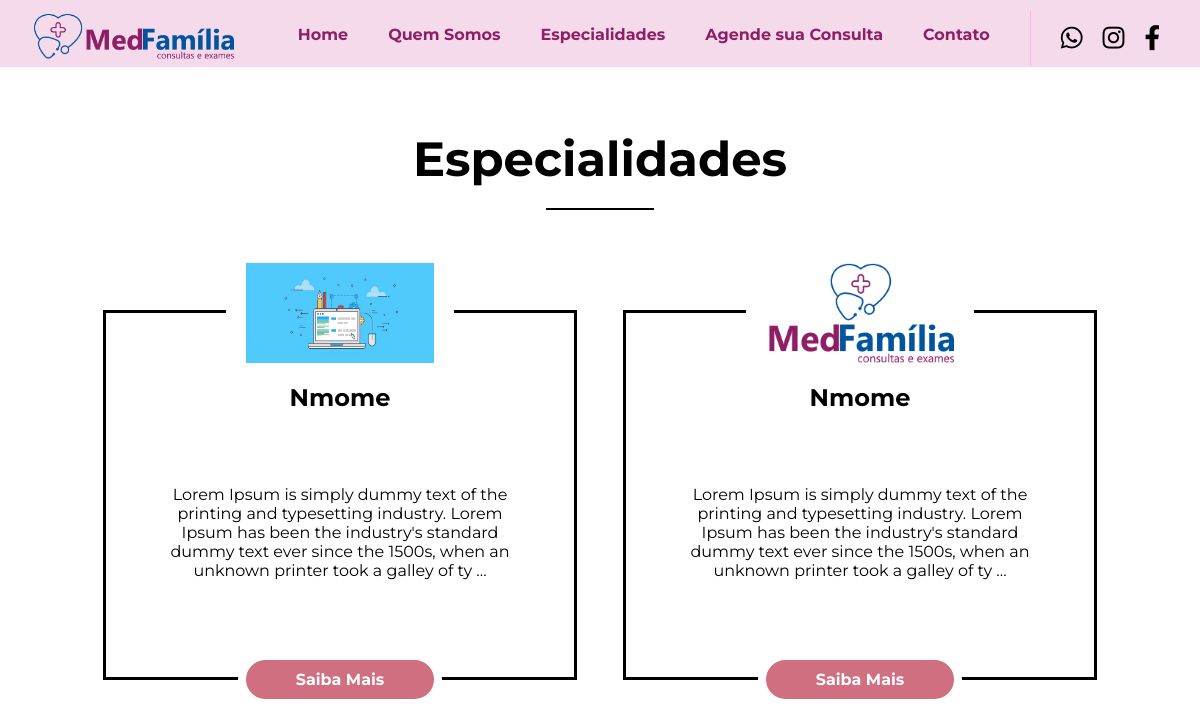
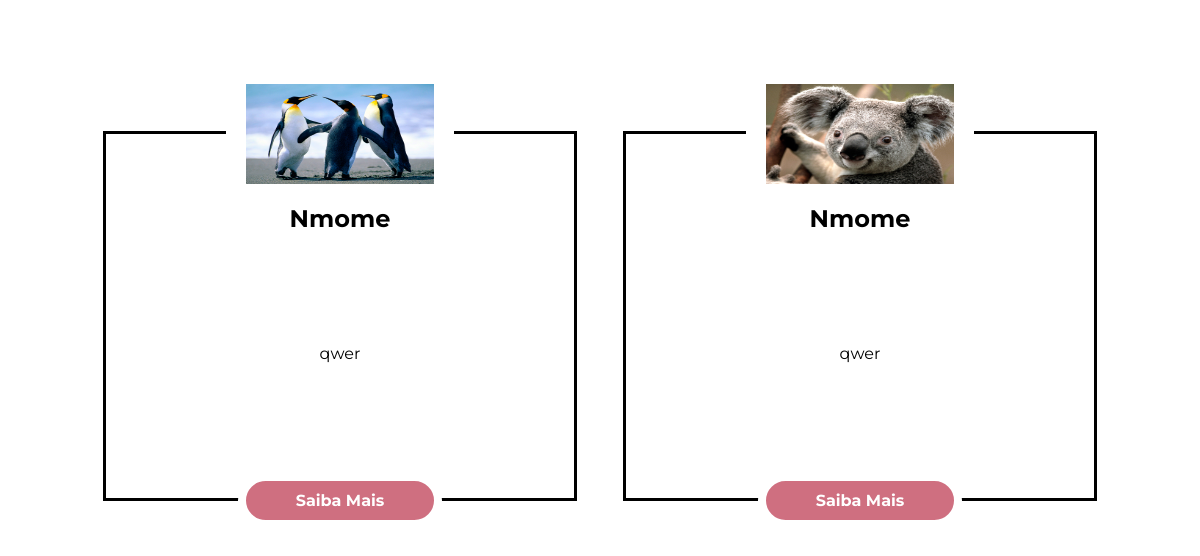
Before: /especialidades/ with the older database file (2 pictures, top to bottom).
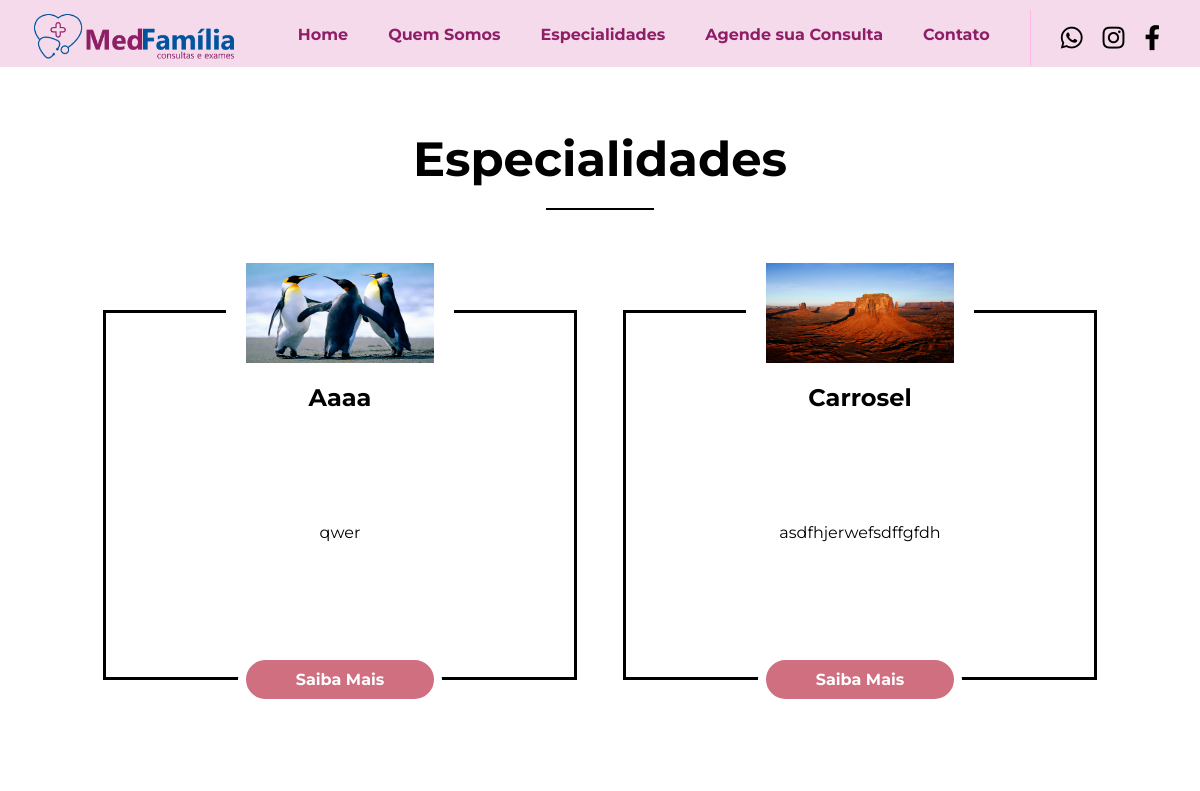
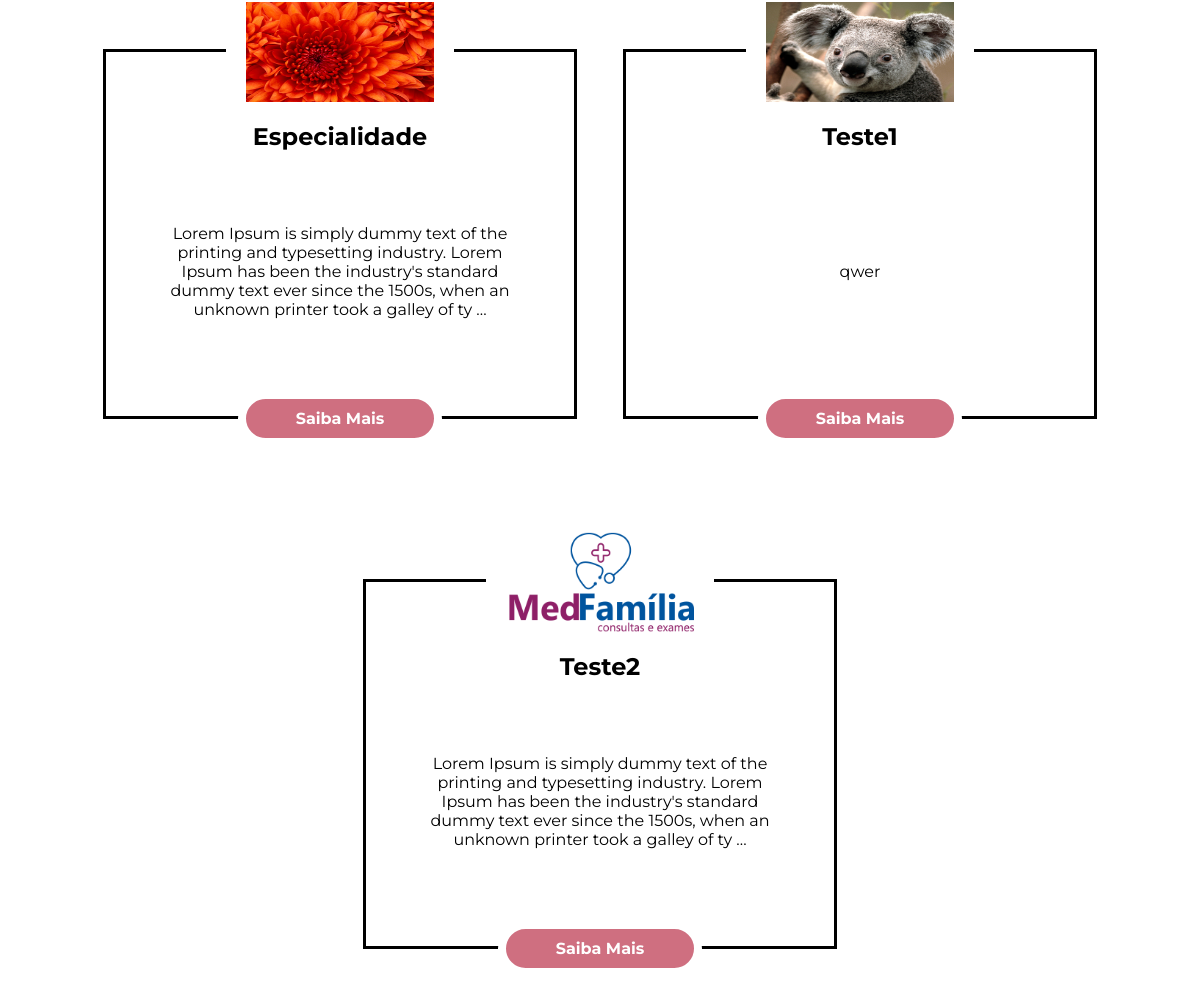
After: the same page with the newer database file (2 pictures, top to bottom).
### medfamilia/models.py (models this page shows, shortened)
class Especialidade (models.Model):
    nome = models.CharField(max_length=100, verbose_name='Nome')
    descricao = models.TextField(verbose_name='Descrição')
    imagem = models.ImageField(upload_to='especialidades')
    class Meta:
        ordering = ['nome']

### medfamilia/views.py (the view)
# urls.py: path('especialidades/', views.especialidades, name='especialidades'),
def especialidades (request):
    especialidades = Especialidade.objects.all()
    return render(request, 'especialidades.html', {'especialidades': especialidades})

### medfamilia/templates/especialidades.html (shortened to what this page needs)
{% extends 'base.html' %}
{% load static %}
{% block css %}
    <link rel="stylesheet" href="{% static 'css/especialidades.css' %}">
{% endblock %}
{% block body %}
    <section id="especialidades-gerais">
        <div class="especialidades-gerais-container">
            <div class="especialidades-gerais-content">
                <h1>Especialidades</h1>
                <div class="linha-abaixo-titulo"></div>
                <div class="especialidades-gerais-content">
                    <div class="especialidades-gerais-cards" data-aos="fade-up" data-aos-duration="1000">
                        {% for especialidade in especialidades %}
                            <div class="especialidades-gerais-card">
                                <img src="{{especialidade.imagem.url}}" alt="imagem - {{especialidade.nome}}">
                                <h3 title="{{especialidade.nome}}">{{especialidade.nome | truncatechars_html:20}}</h3>
                                <p>{{especialidade.descricao | truncatechars_html:200}}</p>
                                <form action="{% url 'especialidade_especifica' especialidade.id %}">
                                    <button class="button-saibamais-carousel-card">Saiba Mais</button>
                                </form>
                            </div>
                        {% endfor %}
                    </div>
                </div>
            </div>
        </div>
    </section>
{% endblock %}

### medfamilia/templates/base.html (shortened to what this page needs)
{% load static %}
<!DOCTYPE html>
<html lang="pt-br">
<head>
    <link rel="stylesheet" href="{% static 'css/base.css' %}">
    <link href="https://use.fontawesome.com/releases/v5.8.1/css/all.css"  rel="stylesheet">
    {% block css %}
    {% endblock %}
</head>
<body>
    <section id="navbar">
        <div id="navbar-desktop">
            <div class="navbar-desktop-container">
                <img src="{% static 'imagens/logo.png' %}" class="navbar-logo">
                <div class="navbar-desktop-links">
                    <ul class="navbar-desktop-section-links" id="navbar-desktop-section-links">
                        {% if request.path == '/' %}
                            <li><a href="#home" class="active">Home</a></li>
                            <li><a href="#quem-somos">Quem Somos</a></li>
                            <li><a href="#especialidades">Especialidades</a></li>
                            <li><a href="#agendar-sua-consulta">Marcar Consulta</a></li>
                            <li><a href="#contato">Contato</a></li>
                        {% else %}
                            <li>
                            <form action="{% url 'index' %}" method="POST">
                                <a onclick="this.closest('form').submit();return false;">Home</a>
                            </form>
                            </li>
                            <li>
                            <form action="{% url 'index' %}" method="POST">
                                <a onclick="this.closest('form').submit();return false;">Quem Somos</a>
                            </form>
                            </li>
                            <li>
                            <form action="{% url 'index' %}" method="POST">
                                <a onclick="this.closest('form').submit();return false;">Especialidades</a>
                            </form>
                        </li>
                            <li>
                            <form action="{% url 'index' %}" method="POST">
                                <a onclick="this.closest('form').submit();return false;">Agende sua Consulta</a>
                            </form>
                        </li>
                            <li>
                            <form action="{% url 'index' %}" method="POST">
                                <a onclick="this.closest('form').submit();return false;">Contato</a>
                            </form>
                        </li>
                        {% endif %}
                    </ul>
                    <ul class="navbar-desktop-social-links">
                        <li><a href="https://api.whatsapp.com/send?1=pt_BR&phone=5584999530043" target="_blank"><i class="fab fa-whatsapp"></i></a></li>
                        <li><a href="https://www.instagram.com/medfamilia/" target="_blank"><i class="fab fa-instagram"></i></a></li>
                        <li><a href="https://www.facebook.com/clinicamedfamilia/" target="_blank"><i class="fab fa-facebook-f"></i></a></li>
                    </ul>
                </div>
            </div>
        </div>
    </section>
    {% block body %}
    {% endblock %}
</body>
</html>

### medfamilia/static/css/base.css (style rules this page uses)
* { margin: 0; padding: 0; scroll-behavior: smooth; }
body h1 { font-family: 'Montserrat', sans-serif; font-weight: 700; font-size: 48px; }
body h3 { font-family: 'Montserrat', sans-serif; font-weight: 700; font-size: 24px; }
body p { font-family: 'Montserrat', sans-serif; font-weight: 400; font-size: 16px; }
body a { font-family: 'Montserrat'; font-weight: 700; }
#navbar-desktop { background: #F4DAEA; position: fixed; width: 100%; margin: auto; padding: 10px 0px 0px; z-index: 99; }
.navbar-desktop-container { width: 95%; margin: auto; }
.navbar-desktop-container img { width: 200px; margin: 4px; }
.navbar-desktop-links { display: flex; float: right; flex-direction: row; }
.navbar-desktop-section-links { display: flex; flex-direction: row; padding-right: 20px; margin-right: 20px; border-right: 1px solid rgb(255, 183, 230); cursor: pointer; }
.navbar-desktop-section-links li { list-style: none; margin: 15px 0px; }
.navbar-desktop-section-links li a { text-decoration: none; font-size: 16px; padding: 29px 20px; color: #8E1F67; transition: 0.3s ease-in-out; border-bottom: 2px solid transparent; }
.navbar-desktop-social-links { display: flex; flex-direction: row; }
.navbar-desktop-social-links li { list-style: none; margin: 15px 0px; }
.navbar-desktop-social-links li a { color: black; text-decoration: none; font-size: 14px; padding: 20px 10px; transition: 0.3s ease-in-out; }
.navbar-desktop-social-links li a i { font-size: 25px; }

### medfamilia/static/css/especialidades.css (style rules this page uses)
#especialidades-gerais { padding-top: 100px; }
.especialidades-gerais-container { width: 90%; margin: auto; overflow: hidden; }
.especialidades-gerais-content h1 { text-align: center; margin: 30px 0px 20px; }
.linha-abaixo-titulo { border-bottom: 2px solid black; width: 10%; margin: auto; }
.especialidades-gerais-cards { display: flex; flex-wrap: wrap; margin: auto; padding: 20px 20px; }
.especialidades-gerais-card { border: 3px solid black; display: flex; flex-direction: column; align-items: center; justify-content: center; width: 23%; margin: 80px auto; padding: 20px 0px 0px; }
.especialidades-gerais-card img { width: 40%; height: 100px; background: rgb(255, 255, 255); padding: 0px 20px; border: none; margin: -70px auto 0px; -webkit-user-drag: none; }
.especialidades-gerais-card h3 { display: flex; justify-content: space-around; align-items: center; text-align: center; overflow: hidden; margin: 20px auto 0px; width: 80%; text-transform: capitalize; }
.especialidades-gerais-card p { display: flex; justify-content: space-around; align-items: center; text-align: center; overflow: hidden; width: 80%; height: 200px; margin: 20px auto; }
.especialidades-gerais-card button { display: flex; justify-content: center; align-items: center; width: 100%; background: #CF6F80; border: 8px solid rgb(255, 255, 255); text-align: center; border-radius: 30px; margin: 0px auto -30px; padding: 10px 50px; color: white; font-family: 'Montserrat', sans-serif; font-size: 16px; font-weight: 700; outline: none; transition: 0.3s ease-in-out; }
@media screen and (max-width: 1600px) { .especialidades-gerais-card { width: 30%; } }
@media screen and (max-width: 1250px) { .especialidades-gerais-card { width: 45%; } }

Changed rows visible on the page:
changed Especialidade: nome "Nmome" → "Aaaa"; moves up the list
added Especialidade: imagem (picture), nome "Carrosel", descricao "asdfhjerwefsdffgfdh"
changed Especialidade: imagem: a different picture; nome "Nmome" → "Especialidade"
changed Especialidade: nome "Nmome" → "Teste1"; moves up the list
changed Especialidade: nome "Nmome" → "Teste2"
